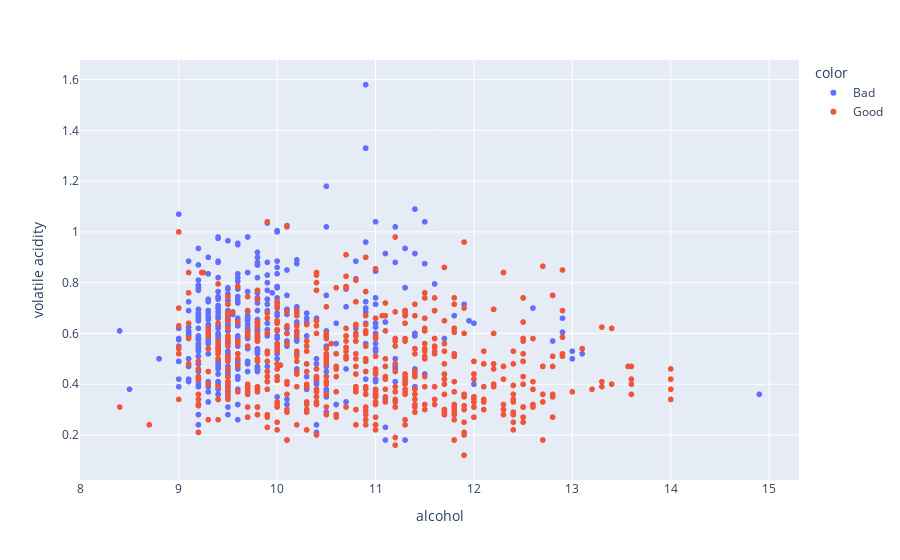

The cell this chart's notebook holds for it:
### Code cell
# Target distribution
sns.countplot(x="quality", data=df)
plt.title("Wine Quality Distribution")
plt.show()

# Good vs Bad wine
sns.countplot(x="good", data=df)
plt.title("Good vs Bad Wine")
plt.show()

# Correlation heatmap
plt.figure(figsize=(10,8))
sns.heatmap(X.corr(), cmap="coolwarm")
plt.title("Feature Correlations")
plt.show()

# Example interactive plot
fig = px.scatter(df, x="alcohol", y="volatile acidity", color=df["good"].map({0:"Bad",1:"Good"}))
fig.show()

### Figure 1 — Plotly figure (JSON) as saved in the notebook; plotly's stock layout.template omitted (floating-point values rounded to 4 significant figures; data arrays with more than 128 entries replaced by an {"elided": "..."} marker saying what was removed)
{"data": [{"hovertemplate": "color=Bad<br>alcohol=%{x}<br>volatile acidity=%{y}<extra></extra>", "legendgroup": "Bad", "marker": {"color": "#636efa", "symbol": "circle"}, "mode": "markers", "name": "Bad", "showlegend": true, "type": "scattergl", "x": {"elided": "522 float values"}, "xaxis": "x", "y": {"elided": "522 float values"}, "yaxis": "y"}, {"hovertemplate": "color=Good<br>alcohol=%{x}<br>volatile acidity=%{y}<extra></extra>", "legendgroup": "Good", "marker": {"color": "#EF553B", "symbol": "circle"}, "mode": "markers", "name": "Good", "showlegend": true, "type": "scattergl", "x": {"elided": "621 float values"}, "xaxis": "x", "y": {"elided": "621 float values"}, "yaxis": "y"}], "layout": {"legend": {"title": {"text": "color"}, "tracegroupgap": 0}, "margin": {"t": 60}, "xaxis": {"anchor": "y", "domain": [0, 1], "title": {"text": "alcohol"}}, "yaxis": {"anchor": "x", "domain": [0, 1], "title": {"text": "volatile acidity"}}}}
